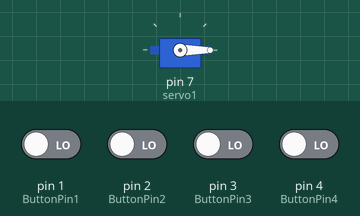
A sketch run on a simulated Arduino Uno, built with avr-gcc and run on an emulated ATmega328P. Parts: servo. Inputs (shaded band) come from the test bench; at power-on: pin 1 (ButtonPin1), pin 2 (ButtonPin2), pin 3 (ButtonPin3), pin 4 (ButtonPin4) LOW.

Above: at 1.2 s.
1.3 s: pin 1 (ButtonPin1) driven HIGH and pin 2 (ButtonPin2) driven HIGH and pin 3 (ButtonPin3) driven HIGH and pin 4 (ButtonPin4) driven HIGH
At 2.4 s:
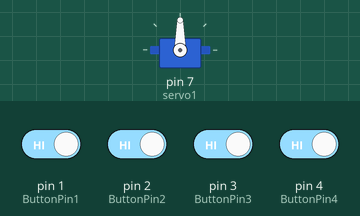
2.8 s: pin 1 (ButtonPin1) driven LOW
At 3.6 s:
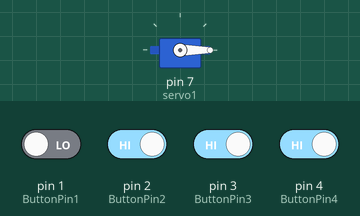
4.3 s: pin 1 (ButtonPin1) driven HIGH
At 4.7 s:
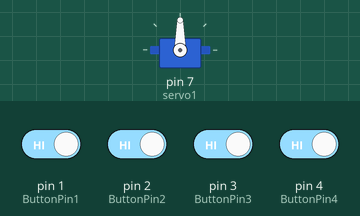
Timing chart, 0 to 7.3 s (numbered marks = the images above; inputs shaded):
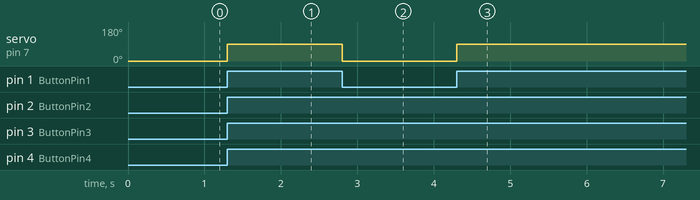

Measured:
- after the input at 1.3 s, servo on pin 7 (servo1): 0° → 90° at once
- after the input at 2.8 s, servo on pin 7 (servo1): 90° → 0° at once
- after the input at 4.3 s, servo on pin 7 (servo1): 0° → 90° at once

The sketch:

CODE_10.ino
```cpp
#include <Servo.h>
int ButtonState1;
int ButtonState2;
int ButtonState3;
int ButtonState4;

Servo servo1;

int val;    // variable to read the value from the analog pin
const int ButtonPin1 = 1;
const int ButtonPin2 = 2;
const int ButtonPin3 = 3;
const int ButtonPin4 = 4;

void setup() {
  servo1.attach(7, 0, 360);

  pinMode(ButtonPin1, INPUT);
  pinMode(ButtonPin2, INPUT);
  pinMode(ButtonPin3, INPUT);
  pinMode(ButtonPin4, INPUT);

    servo1.write(0);

}
void loop() {
  ButtonState1 = digitalRead(ButtonPin1);
  ButtonState2 = digitalRead(ButtonPin2);
  ButtonState3 = digitalRead(ButtonPin3);
  ButtonState4 = digitalRead(ButtonPin4);
  if (ButtonState1 == HIGH && ButtonState2 == HIGH && ButtonState3 == HIGH && ButtonState4 == HIGH){

  servo1.write(90);

  }
  else{
  servo1.write(0);


  }
  //val = analogRead(0);            // reads the value of the potentiometer (value between 0 and 1023)
  //val = map(val, 0, 1023, 0, 360);     // scale it to use it with the servo (value between 0 and 180)
  //servo1.write(val);


}
```
